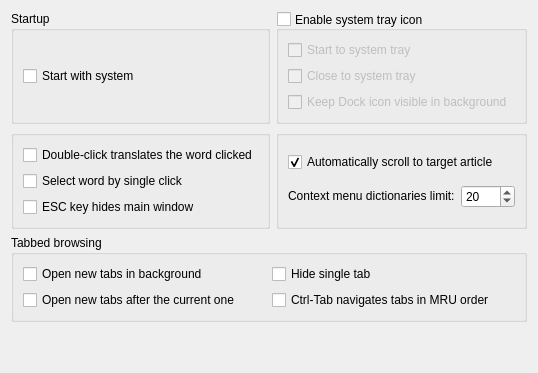
     <widget class="QWidget" name="tab_interface">
      <attribute name="icon">
       <iconset resource="../../resources.qrc">
        <normaloff>:/icons/interface.svg</normaloff>:/icons/interface.svg</iconset>
      </attribute>
      <attribute name="title">
       <string>&amp;Interface</string>
      </attribute>
      <layout class="QVBoxLayout" name="verticalLayout_interface">
       <item>
        <layout class="QGridLayout" name="gridLayout_2" columnstretch="1,1">
         <item row="1" column="0">
          <widget class="QGroupBox" name="groupBox_9">
           <property name="title">
            <string/>
           </property>
           <layout class="QVBoxLayout" name="verticalLayout_27">
            <item>
             <widget class="QCheckBox" name="doubleClickTranslates">
              <property name="text">
               <string>Double-click translates the word clicked</string>
              </property>
             </widget>
            </item>
            <item>
             <widget class="QCheckBox" name="selectBySingleClick">
              <property name="toolTip">
               <string>Turn this option on if you want to select words by single mouse click</string>
              </property>
              <property name="text">
               <string>Select word by single click</string>
              </property>
             </widget>
            </item>
            <item>
             <widget class="QCheckBox" name="escKeyHidesMainWindow">
              <property name="toolTip">
               <string>Normally, pressing ESC key moves focus to the translation line.
With this on however, it will hide the main window.</string>
              </property>
              <property name="text">
               <string>ESC key hides main window</string>
              </property>
             </widget>
            </item>
           </layout>
          </widget>
         </item>
         <item row="3" column="0">
          <spacer name="verticalSpacer">
           <property name="orientation">
            <enum>Qt::Vertical</enum>
           </property>
           <property name="sizeHint" stdset="0">
            <size>
             <width>20</width>
             <height>40</height>
            </size>
           </property>
          </spacer>
         </item>
         <item row="0" column="0">
          <widget class="QGroupBox" name="groupBox_2">
           <property name="title">
            <string>Startup</string>
           </property>
           <layout class="QVBoxLayout" name="verticalLayout_2">
            <item>
             <widget class="QCheckBox" name="cbAutostart">
              <property name="toolTip">
               <string>Automatically starts GoldenDict after operation system bootup.</string>
              </property>
              <property name="text">
               <string>Start with system</string>
              </property>
             </widget>
            </item>
           </layout>
          </widget>
         </item>
         <item row="1" column="1">
          <widget class="QGroupBox" name="groupBox_11">
           <property name="title">
            <string/>
           </property>
           <layout class="QVBoxLayout" name="verticalLayout_28">
            <item>
             <widget class="QCheckBox" name="autoScrollToTargetArticle">
              <property name="toolTip">
               <string>Normally, clicking on a link, double-clicking on a word or looking up
selection in an article loads the translation and almost immediately
scrolls to the article from the same dictionary. With this option off,
however, the article from the topmost dictionary is shown.</string>
              </property>
              <property name="text">
               <string>Automatically scroll to target article</string>
              </property>
              <property name="checked">
               <bool>true</bool>
              </property>
             </widget>
            </item>
            <item>
             <layout class="QHBoxLayout" name="horizontalLayout_13">
              <item>
               <widget class="QLabel" name="maxDictsInContextMenuLabel">
                <property name="sizePolicy">
                 <sizepolicy hsizetype="Preferred" vsizetype="Fixed">
                  <horstretch>0</horstretch>
                  <verstretch>0</verstretch>
                 </sizepolicy>
                </property>
                <property name="toolTip">
                 <string>Adjust this value to avoid huge context menus.</string>
                </property>
                <property name="text">
                 <string>Context menu dictionaries limit:</string>
                </property>
               </widget>
              </item>
              <item>
               <widget class="QSpinBox" name="maxDictsInContextMenu">
                <property name="sizePolicy">
                 <sizepolicy hsizetype="Fixed" vsizetype="Fixed">
                  <horstretch>0</horstretch>
                  <verstretch>0</verstretch>
                 </sizepolicy>
                </property>
                <property name="maximum">
                 <number>9999</number>
                </property>
                <property name="value">
                 <number>20</number>
                </property>
               </widget>
              </item>
             </layout>
            </item>
           </layout>
          </widget>
         </item>
         <item row="0" column="1">
          <widget class="QGroupBox" name="enableTrayIcon">
           <property name="toolTip">
            <string>When enabled, an icon appears in the system tray area which can be used
to open main window and perform other tasks.</string>
           </property>
           <property name="title">
            <string>Enable system tray icon</string>
           </property>
           <property name="alignment">
            <set>Qt::AlignLeading|Qt::AlignLeft|Qt::AlignVCenter</set>
           </property>
           <property name="flat">
            <bool>false</bool>
           </property>
           <property name="checkable">
            <bool>true</bool>
           </property>
           <property name="checked">
            <bool>false</bool>
           </property>
           <layout class="QVBoxLayout" name="verticalLayout">
            <item>
             <widget class="QCheckBox" name="startToTray">
              <property name="toolTip">
               <string>With this on, the application starts directly to system tray without showing
its main window.</string>
              </property>
              <property name="text">
               <string>Start to system tray</string>
              </property>
             </widget>
            </item>
            <item>
             <widget class="QCheckBox" name="closeToTray">
              <property name="toolTip">
               <string>With this on, an attempt to close main window would hide it instead of closing
the application.</string>
              </property>
              <property name="text">
               <string>Close to system tray</string>
              </property>
             </widget>
            </item>
            <item>
             <widget class="QCheckBox" name="showDockIcon">
              <property name="toolTip">
               <string>The Dock icon is always shown while the main window is open so that macOS can display the application name and menus. Enable this option to keep the Dock icon visible after the main window is hidden.</string>
              </property>
              <property name="text">
               <string>Keep Dock icon visible in background</string>
              </property>
             </widget>
            </item>
           </layout>
          </widget>
         </item>
         <item row="2" column="0" colspan="2">
          <widget class="QGroupBox" name="groupBox">
           <property name="title">
            <string>Tabbed browsing</string>
           </property>
           <layout class="QGridLayout" name="gridLayout_5">
            <item row="0" column="0">
             <widget class="QCheckBox" name="newTabsOpenInBackground">
              <property name="toolTip">
               <string>Normally, opening a new tab switches to it immediately.
With this on however, new tabs will be opened without
switching to them.</string>
              </property>
              <property name="text">
               <string>Open new tabs in background</string>
              </property>
             </widget>
            </item>
            <item row="0" column="1">
             <widget class="QCheckBox" name="hideSingleTab">
              <property name="toolTip">
               <string>Hide tab bar when only one tab is open.</string>
              </property>
              <property name="text">
               <string>Hide single tab</string>
              </property>
             </widget>
            </item>
            <item row="1" column="1">
             <widget class="QCheckBox" name="mruTabOrder">
              <property name="text">
               <string>Ctrl-Tab navigates tabs in MRU order</string>
              </property>
             </widget>
            </item>
            <item row="1" column="0">
             <widget class="QCheckBox" name="newTabsOpenAfterCurrentOne">
              <property name="toolTip">
               <string>With this on, new tabs are opened just after the
current, active one. Otherwise, they are added to
be the last ones.</string>
              </property>
              <property name="text">
               <string>Open new tabs after the current one</string>
              </property>
             </widget>
            </item>
           </layout>
          </widget>
         </item>
        </layout>
       </item>
      </layout>
     </widget>
